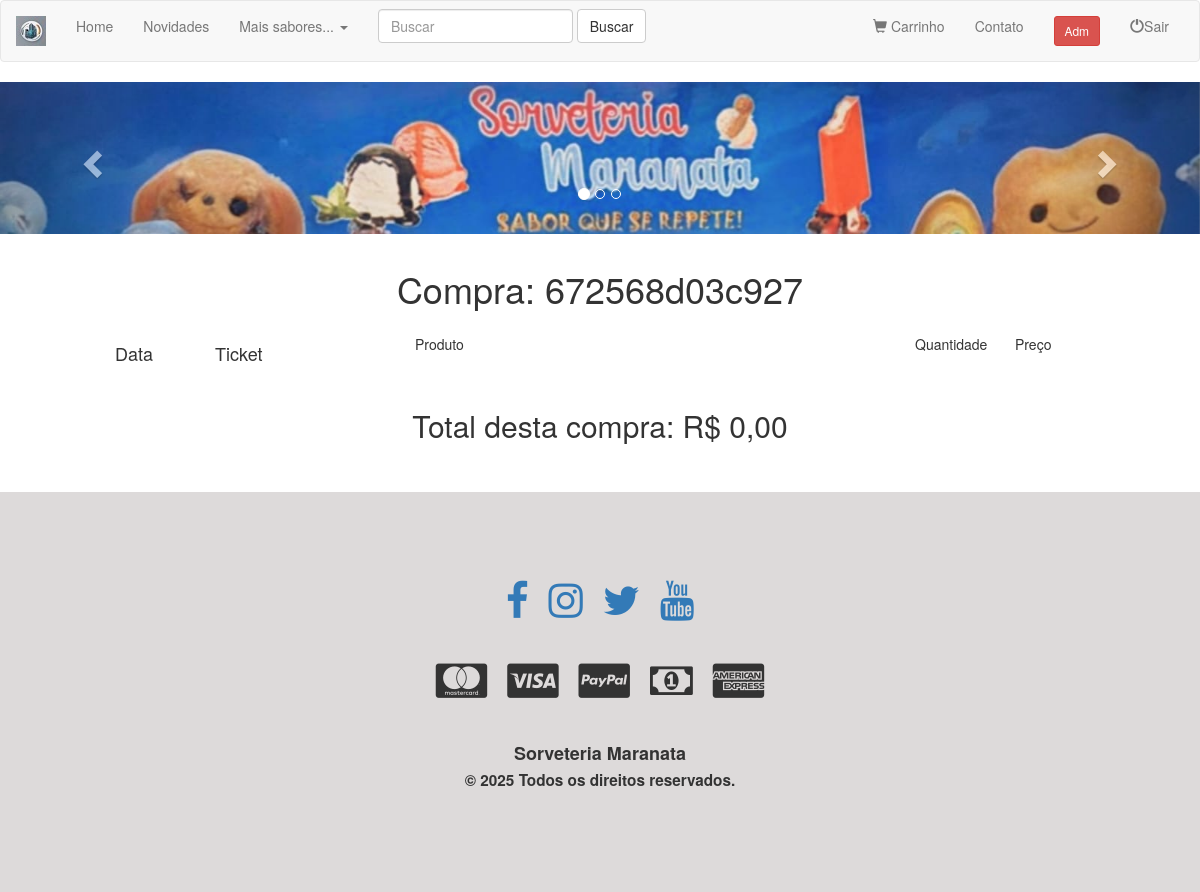
/ticket.php?ticket=672568d03c927 (signed in), run on an earlier commit of the app's database.
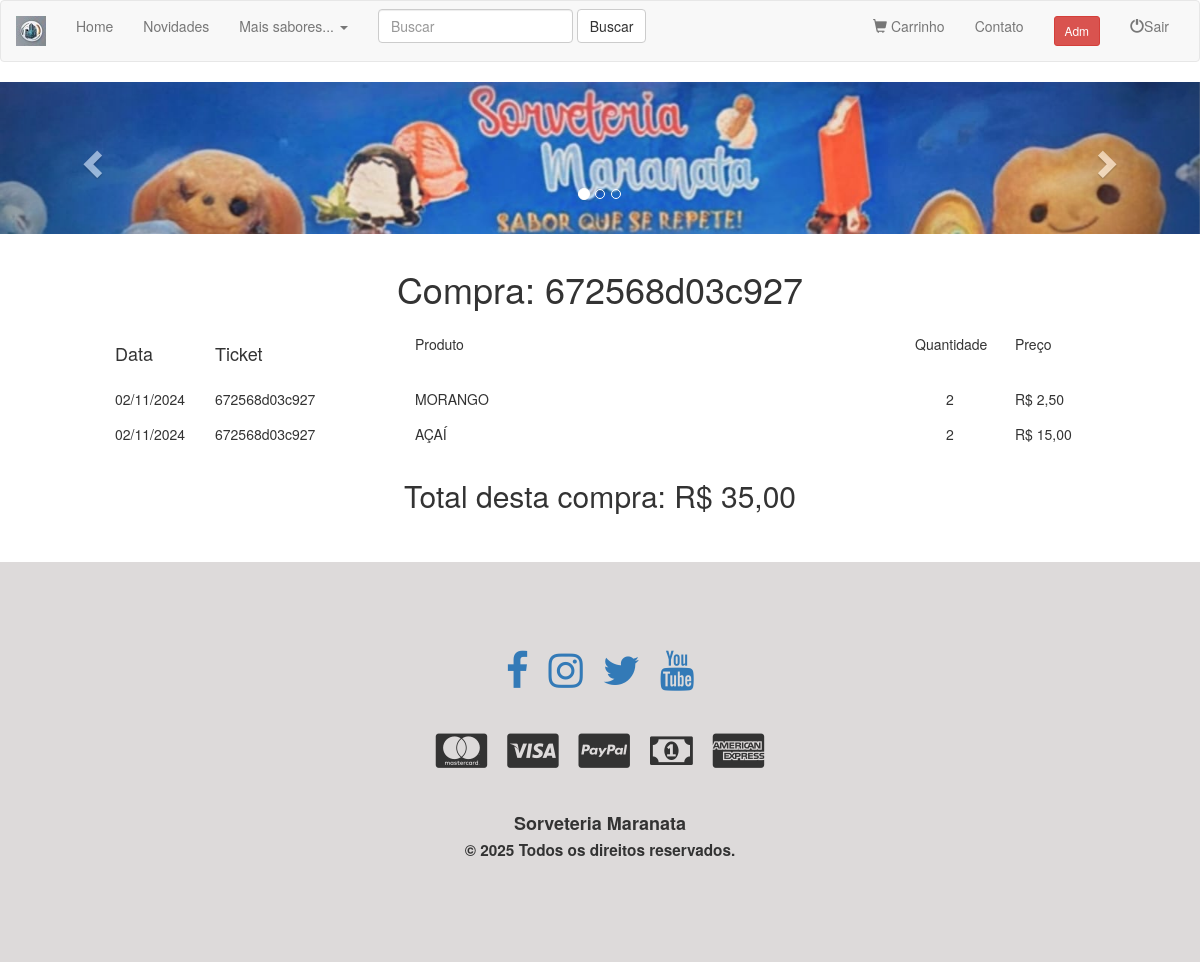
And on a later commit of the database.
### tables this page shows
CREATE TABLE `vendas` (
  `id_venda` int(11) NOT NULL,
  `ticket` varchar(15) NOT NULL,
  `id_comprador` int(11) NOT NULL,
  `id_produto` int(11) NOT NULL,
  `quantidade` int(11) NOT NULL,
  `data` date NOT NULL,
  `valor` decimal(15,2) NOT NULL
);

CREATE TABLE `produtos` (
  `id` int(11) NOT NULL,
  `produto` varchar(80) NOT NULL,
  `marca` varchar(60) NOT NULL,
  `descricao` text NOT NULL,
  `departamento` varchar(40) NOT NULL,
  `secao` varchar(40) NOT NULL,
  `quantidade` int(11) NOT NULL,
  `preco` decimal(15,2) NOT NULL,
  `foto1` varchar(60) NOT NULL,
  `foto2` varchar(60) NOT NULL,
  `foto3` varchar(60) NOT NULL
);

### ticket.php (the view, shortened to what this page needs)
<!doctype html>
<html lang="pt-br">
<head>
	<link rel="stylesheet" href="https://maxcdn.bootstrapcdn.com/bootstrap/3.3.7/css/bootstrap.min.css">
	<link rel="stylesheet" href="https://maxcdn.bootstrapcdn.com/font-awesome/4.7.0/css/font-awesome.min.css">
</head>
<body>
	<?php
	include 'conexao.php';
	include 'nav.php';
	$ticket_compra=$_GET['ticket'];
	$consultaVenda = $conexao->query("SELECT * FROM vendas WHERE ticket='$ticket_compra'");
	?>
<div class="container-fluid">
	<div class="row" style="margin-block-start: 15px;">
		<h1 class="text-center">Compra: <?php echo $ticket_compra ?></h1>
	</div>
	<div class="row" style="margin-block-start: 15px;">
		<div class="col-sm-1 col-sm-offset-1"><h4>Data</h4> </div>
		<div class="col-sm-2"><h4>Ticket </h4></div>
		<div class="col-sm-5">Produto</div>
		<div class="col-sm-1">Quantidade</div>
		<div class="col-sm-2">Preço</div>
	</div>
	<?php
	$total=0;
	while ($exibeVenda=$consultaVenda->fetch(PDO::FETCH_ASSOC)) {
		$total += $exibeVenda['valor'] * $exibeVenda['quantidade'];
	?>
	<div class="row" style="margin-block-start: 15px;">
		<div class="col-sm-1 col-sm-offset-1"><?php echo date('d/m/Y',strtotime($exibeVenda['data'])); ?> </div>
		<div class="col-sm-2"> <?php echo $exibeVenda['ticket']; ?> </div>
		<?php $consultaProd = $conexao->query("SELECT produto FROM produtos WHERE id='$exibeVenda[id_produto]'");
		$exibeProd=$consultaProd->fetch(PDO::FETCH_ASSOC);
		?>
		<div class="col-sm-5"> <?php echo $exibeProd['produto']; ?> </div>
		<div class="col-sm-1 text-center"> <?php echo $exibeVenda['quantidade']; ?> </div>
		<div class="col-sm-2"> R$ <?php echo number_format($exibeVenda['valor'],2,',','.');?></div>
	</div>
	<?php }?>
	<div class="row" style="margin-block-start: 15px;">
		<h2 class="text-center">Total desta compra: R$ <?php echo number_format($total,2,',','.');?></h2>
	</div>
</div>
</body>
</html>

What changed in the data, as far as the page shows it:
added vendas: data "02/11/2024", ticket "672568d03c927", id_produto.produto "MORANGO", quantidade "2", valor "2,50"
added vendas: data "02/11/2024", ticket "672568d03c927", id_produto.produto "AÇAÍ", quantidade "2", valor "15,00"
Also different on the page:
$total: "0,00" → "35,00"
